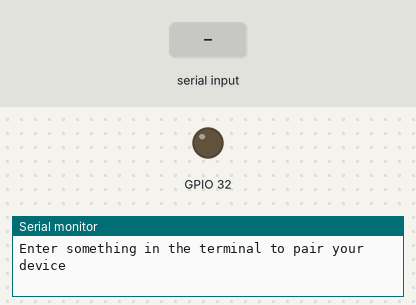
This program was run on a simulated ESP32. On the bench: output pins drawn as LEDs (lit = HIGH), the last lines printed to the serial monitor. The test bench sets the inputs (shaded band). EEPROM starts erased.

Above: at 0.8 s.
0.9 s: "1" received over Serial
At 1.1 s:
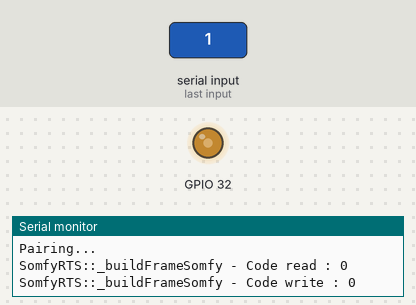
At 1.79 s:
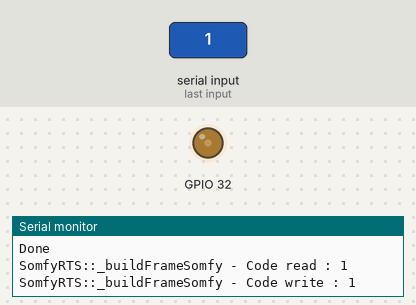
Timing chart, 0 to 9.9 s (numbered marks = the images above; inputs shaded):
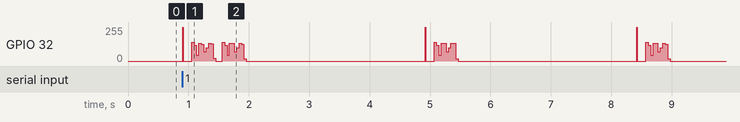

The program:

main.cpp
```cpp
#include <Arduino.h>
#include <Preferences.h>
#include "SomfyRTS.h"

SomfyRTS myRTS(32);

void setup() {
  Serial.begin(115200);


  Serial.println("Enter something in the terminal to pair your device");
  while (!Serial.available()){}

  Serial.println("Pairing...");
  myRTS.prog(0);
  Serial.println("Done");

}

void loop() {

  myRTS.moveup(0);
  delay(3000);
  myRTS.movedown(0);
  delay(3000);

}
```

SomfyRTS.cpp
```cpp
#include "SomfyRTS.h"
#include <Preferences.h>

Preferences preferences;

SomfyRTS::SomfyRTS(byte pinTx) {

  _pinTx = pinTx;
  _EEPROM_address = 0;
  _RTS_address = 0x121300;
  _actionCommand = STOP;
  _virtualRemoteNumber = 0;

  this->_initRadio();
}


void SomfyRTS::_initRadio() {

  pinMode(_pinTx, OUTPUT);

}


void SomfyRTS::_configRTS(unsigned int EEPROM_address, unsigned long RTS_address) {

  _EEPROM_address = EEPROM_address;
  //_RTS_address = RTS_address;

}


void SomfyRTS::_buildFrameSomfy() {

  unsigned int  Code;

  preferences.begin("SomfyRTS", false);

  char key[10];
  snprintf(key, 10, "%lu", _RTS_address);
  Code = preferences.getUInt(key);
  Serial.print("SomfyRTS::_buildFrameSomfy - Code read : ");
  Serial.println(Code);

  frame[0] = 0xA7; // Encryption key. Doesn't matter much
  frame[1] = _actionCommand << 4;  // Which button did  you press? The 4 LSB will be the checksum
  frame[2] = Code >> 8;    // Rolling code (big endian)
  frame[3] = Code;         // Rolling code
  frame[4] = _RTS_address + _virtualRemoteNumber >> 16; // Remote address
  frame[5] = _RTS_address + _virtualRemoteNumber >>  8; // Remote address
  frame[6] = _RTS_address + _virtualRemoteNumber;     // Remote address

  // Checksum calculation: a XOR of all the nibbles
  byte checksum = 0;
  for (byte i = 0; i < 7; i++) {
    checksum = checksum ^ frame[i] ^ (frame[i] >> 4);
  }
  checksum &= 0b1111; // We keep the last 4 bits only


  //Checksum integration
  frame[1] |= checksum; //  If a XOR of all the nibbles is equal to 0, the blinds will
  // consider the checksum ok.

  // Obfuscation: a XOR of all the bytes
  for (byte i = 1; i < 7; i++) {
    frame[i] ^= frame[i - 1];
  }

  Serial.print("SomfyRTS::_buildFrameSomfy - Code write : ");
  Serial.println(Code);
  preferences.putUInt(key, Code+1);

}


void SomfyRTS::_sendCommandSomfy(byte sync) {

  if (sync == 2) { // Only with the first frame.
    //Wake-up pulse & Silence
    digitalWrite(_pinTx, HIGH);
    delayMicroseconds(9415);
    digitalWrite(_pinTx, LOW);
    //delayMicroseconds(89565U);
    delay(89);
  }

  // Hardware sync: two sync for the first frame, seven for the following ones.
  for (int i = 0; i < sync; i++) {
    digitalWrite(_pinTx, HIGH);
    delayMicroseconds(4 * SYMBOL);
    digitalWrite(_pinTx, LOW);
    delayMicroseconds(4 * SYMBOL);
  }

  // Software sync
  digitalWrite(_pinTx, HIGH);
  delayMicroseconds(4550);
  digitalWrite(_pinTx, LOW);
  delayMicroseconds(SYMBOL);


  //Data: bits are sent one by one, starting with the MSB.
  for (byte i = 0; i < 56; i++) {
    if (((frame[i / 8] >> (7 - (i % 8))) & 1) == 1) {
      digitalWrite(_pinTx, LOW);
      delayMicroseconds(SYMBOL);
      digitalWrite(_pinTx, HIGH);
      delayMicroseconds(SYMBOL);
    }
    else {
      digitalWrite(_pinTx, HIGH);
      delayMicroseconds(SYMBOL);
      digitalWrite(_pinTx, LOW);
      delayMicroseconds(SYMBOL);
    }
  }

  digitalWrite(_pinTx, LOW);
  delayMicroseconds(30415); // Inter-frame silence

}


void SomfyRTS::_sendSomfy(unsigned char virtualRemoteNumber, unsigned char actionCommand) {

  _virtualRemoteNumber = virtualRemoteNumber;
  _actionCommand = actionCommand;

  this->_buildFrameSomfy();
  this->_sendCommandSomfy(2);
  for (int i = 0; i < 2; i++) {
    this->_sendCommandSomfy(7);

  }

}


void SomfyRTS::moveup( int remote ) {

  this->_sendSomfy(remote, UP);

}


void SomfyRTS::movedown( int remote ) {

  this->_sendSomfy(remote, DOWN);

}


void SomfyRTS::stop( int remote ) {

  this->_sendSomfy(remote, STOP);

}


void SomfyRTS::prog( int remote ) {

  this->_sendSomfy(remote, PROG);

}
```

SomfyRTS.h
```cpp
#ifndef SOMFYRTS_H
#define SOMFYRTS_H
#include <Arduino.h>


#define SYMBOL 640
#define UP   0x2
#define STOP 0x1
#define DOWN 0x4
#define PROG 0x8


class SomfyRTS {
  public:
    SomfyRTS(byte pinTx);
    void moveup( int remote );
    void movedown( int remote );
    void stop( int remote );
    void prog( int remote );

  private:
    void _initRadio();
    void _sendSomfy(unsigned char virtualRemoteNumber, unsigned char actionCommand);
    void _configRTS(unsigned int EEPROM_address, unsigned long RTS_address);
    void _sendCommandSomfy(byte sync);
    void _buildFrameSomfy();


  protected:


    byte _pinTx;
    unsigned int _EEPROM_address;
    unsigned long _RTS_address;
    unsigned char _actionCommand;
    unsigned char _virtualRemoteNumber;
    byte frame[7]; // frame for Somfy protocol

};

#endif //SOMFYRTS_H
```
